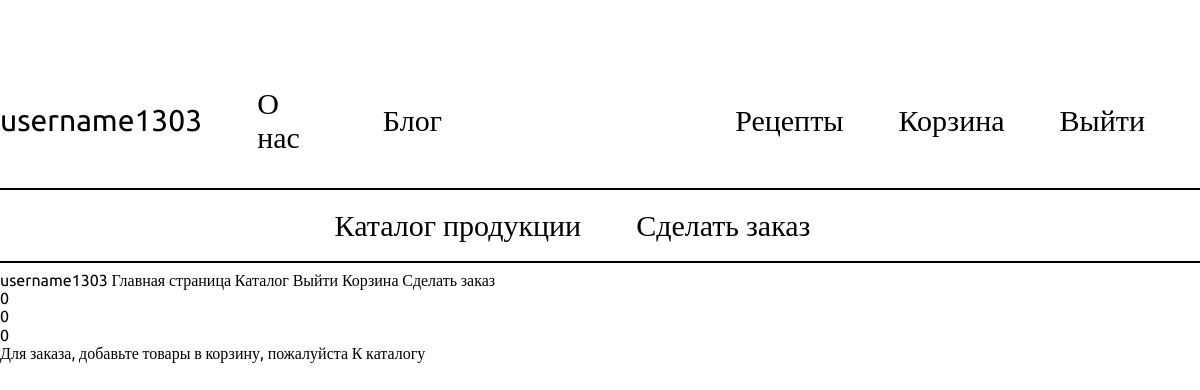
Page /order_create (signed in) on the earlier database version.
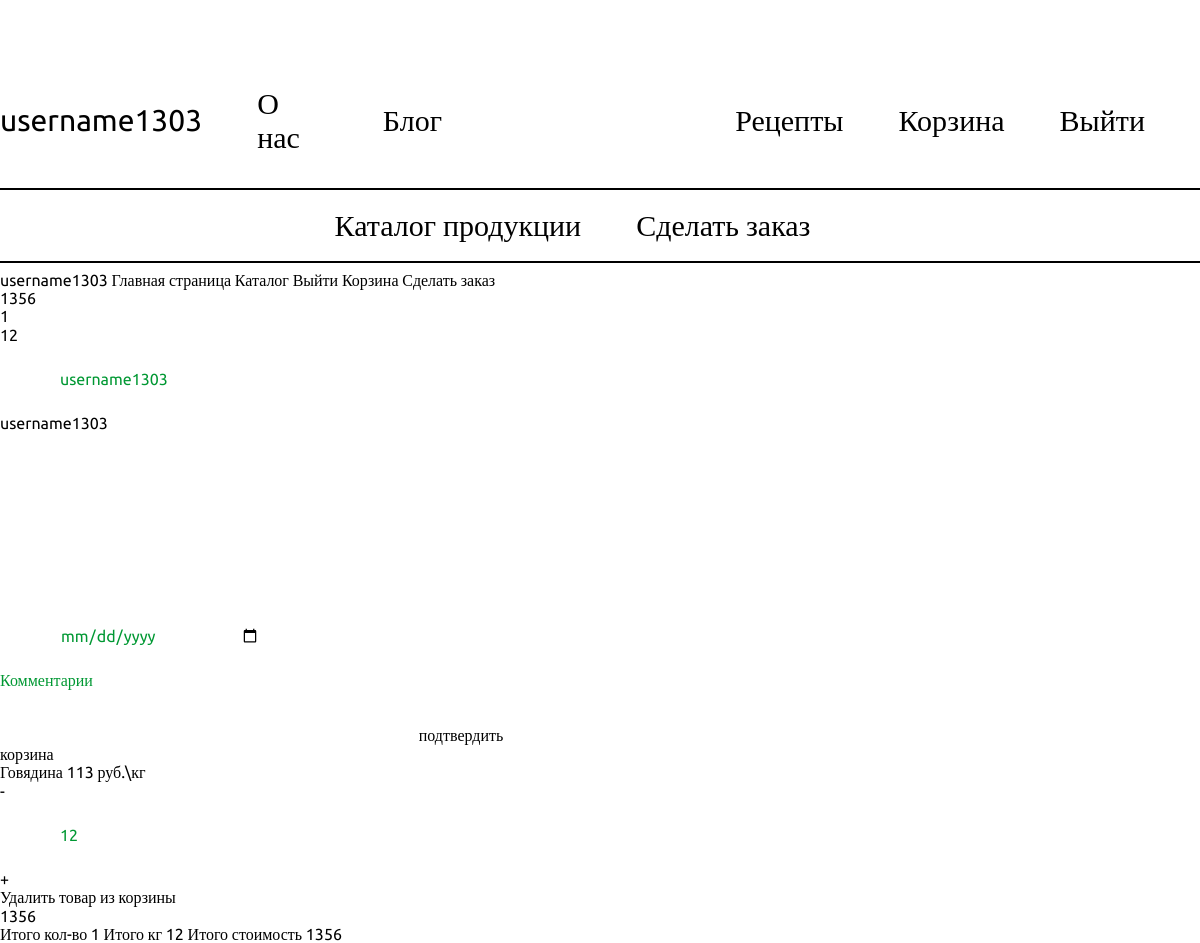
Same page on the later database version.
### butcher_shop_app/models.py (models this page shows)
class UserAdditionalInfo(models.Model):
    user = models.OneToOneField(User, on_delete=models.CASCADE, primary_key=True)
    phone_number = models.CharField(max_length=12, default="")
    address = models.CharField(max_length=250, default="")

class GoodsInShoppingCart(models.Model):
    user = models.ForeignKey(User, on_delete=models.CASCADE)
    product = models.ForeignKey(Product, on_delete=models.CASCADE)
    count = models.PositiveIntegerField(default=0)
    def cost(self):
        return self.product.cost
    def total_cost(self):
        return self.product.cost * self.count

class Product(models.Model):
    name = models.CharField(max_length=200)
    cost = models.PositiveIntegerField()
    category_name = models.ManyToManyField(ProductCategories, default="Вне категорий")
    preview = RichTextField(default="Без описания", max_length=500)
    description = RichTextField(default="Без описания")
    image = models.ImageField(upload_to='img', default="img/1.png")
    def __str__(self):
        return self.name

### butcher_shop_app/views.py (the view, shortened to what this page needs)
# urls.py: path("order_create", order_create_view, name="order_create"),
def order_create_view(request):
    context = {}
    context.update(get_cart_sum_count_kgs(request))
    form = init_order_form(request)
    if context["product_count"]:
        context["form"] = form
    else:
        context["add_product_in_cart"] = "Для заказа, добавьте товары в корзину, пожалуйста"
    context.update(cart_logic(request))
    return render(request, "butcher_shop_app/order_create.html", context)

### butcher_shop_app/forms.py
class OrderForm(forms.ModelForm):
    phone_number = forms.CharField(widget=forms.TextInput(
        attrs={'class': 'username__input', 'placeholder': 'Введите телефон для связи'}))
    address = forms.CharField(required=False, max_length=250, widget=forms.Textarea(
        attrs={"class": "contact__input", "placeholder": "Адресс доставки"}))
    delivery_date = forms.DateTimeField(label="Дата доставки", widget=MyDateInput(
        attrs={"class": "date_input", }))
    comment = forms.CharField(max_length=250, widget=forms.Textarea(
        attrs={"class": "comment_input", "placeholder": "Комментарии"}))
    class Meta:
        model = Order
        fields = ("phone_number", "address", "delivery_date", "comment")

### butcher_shop_app/views.py (called while the page is built, shortened)
def cart_logic(request):
    context = {}
    if request.user.is_authenticated:
        user_cart = GoodsInShoppingCart.objects.filter(user=request.user)
        context["cart"] = user_cart
        context["count_goods_in_cart"] = len(user_cart)
    else:
        shopping_cart_eq = request.session.get('shopping_cart', [])
        count_goods_in_cart = len(shopping_cart_eq)
        context["cart"] = shopping_cart_eq
        context["count_goods_in_cart"] = count_goods_in_cart
    context.update(get_cart_sum_count_kgs(request))
    return context

def get_cart_sum_count_kgs(request):
    cart_info = {}
    products_count_kg = 0
    total_cost = 0
    count = 0
    if request.user.is_authenticated:
        cart = GoodsInShoppingCart.objects.filter(user=request.user)
        for product in cart:
            count += 1
            products_count_kg += product.count
            total_cost += products_count_kg * product.product.cost
    cart_info["products_count_kg"] = products_count_kg
    cart_info["total_cost"] = total_cost
    cart_info["product_count"] = count
    return cart_info

def init_order_form(request):
    initial_dict = {}
    if request.user.is_authenticated:
        user = UserAdditionalInfo.objects.get(user=request.user)
        user_base = User.objects.get(username=request.user)
        phone_number = user.phone_number
        address = user.address
        name = user_base.first_name
        if phone_number:
            initial_dict["phone_number"] = phone_number
        if address:
            initial_dict["address"] = address
        if name:
            initial_dict["name"] = name
    form = OrderForm(initial_dict)
    return form

### butcher_shop_app/Templates/butcher_shop_app/order_create.html (shortened to what this page needs)
{% extends 'butcher_shop_app/base.html' %}
{% block content %}
{{total_cost}}<br>
{{product_count}}<br>
{{products_count_kg}}<br>
{% if add_product_in_cart%}
{{add_product_in_cart}} <a href="http://127.0.0.1:8000/product_list">К каталогу</a>
{% else %}
<form method="post">
    {{form.phone_number}}
    {{form.address}}
    {{form.delivery_date}}
    {{form.comment}}
    <button type="submit">подтвердить</button>
</form>
корзина
{% include "butcher_shop_app/cart_base.html" %}
{% endif %}
{% endblock %}

### butcher_shop_app/Templates/butcher_shop_app/base.html (shortened to what this page needs)
<!DOCTYPE html>
<html>
<head>
    {% load static %}
    <link href="{% static 'butcher_shop_app/css/style.css' %}" rel="stylesheet" type="text/css"/>
    <link href="{% static 'butcher_shop_app/css/normalize.min.css' %}" rel="stylesheet" type="text/css"/>
</head>
<header>
    <nav class="header__nav">
        <a href="{% url 'lk' %}">{{request.user}}</a>
        <a href="#">О нас</a>
        <a href="{% url 'blog_list' %}">Блог</a>
        <a class="logo"></a>
        <a href="{% url 'receipts' %}">Рецепты</a>
        <a href="{% url 'shopping_cart' %}">Корзина</a>
        <a href="{% url 'logout'%}">Выйти</a>
    </nav>
    <hr class="header__line"/>
    <nav class="header__nav">
        <a class="second__nav__a">Каталог продукции</a>
        <a class="second__nav__a">Сделать заказ</a>
    </nav>
    <hr class="header__line"/>
</header>
</head>
<body>
<header>
    <a href="#">{{request.user}}</a>
    <a href="http://127.0.0.1:8000/">Главная страница</a>
    <a href="http://127.0.0.1:8000/product_list">Каталог</a>
    {% if request.user.is_authenticated == False %}
    <a href="http://127.0.0.1:8000/login?next={{request.path}}">Войти</a>
    <a href="http://127.0.0.1:8000/registrations?next={{request.path}}">Регистрация</a>
    {% else %}
    <a href="http://127.0.0.1:8000/logout?next={{request.path}}">Выйти</a>
    {% endif %}
    <a href="http://127.0.0.1:8000/shopping_cart">Корзина</a>
    <a href="http://127.0.0.1:8000/order_create">Сделать заказ</a>
</header>
{% block content %}
{%endblock%}
</body>
</html>

### butcher_shop_app/Templates/butcher_shop_app/cart_base.html (shortened to what this page needs)
{% for product in cart %}
<br>
<div>
    {{product.product}}
    {{product.cost}} руб.\кг
    <form method="post">
        <button type="submit">-</button>
    </form>
    <form method="post">
        <input name="goods_count" type="number" min="1" value="{{product.count}}">
    </form>
    <form method="post">
        <button type="submit">+</button>
    </form>
    <form method="post">
        <button type="submit">Удалить товар из корзины</button>
    </form>
    {{product.total_cost}}
</div>
{% endfor %}
<div>
   Итого кол-во {{product_count}}
    Итого кг {{products_count_kg}}
    Итого стоимость {{total_cost}}
</div>

### butcher_shop_app/static/butcher_shop_app/css/style.css (style rules this page uses)
html { height: 100%; width: 100%; max-width: 1500px; margin-right: auto; margin-left: auto; font-family: Ubuntu; font-weight: 400; }
a { text-decoration: none; color: inherit; }
input { all: unset; color: #009833; padding-left: 60px; width: 200px; display: block; background: white; height: 70px; border-radius: 5px; }
textarea { all: unset; }
::placeholder { color: #009833; }
button { background: none; color: inherit; border: none; padding: 0; font: inherit; cursor: pointer; outline: inherit; }
header { margin-right: auto; margin-left: auto; width: 100%; }
.header__nav { display: flex; justify-content:center; align-items: center; }
.header__nav a { padding-right: 55px; padding-top: 60px; font-size: 30px; }
.header__nav .logo { margin-right: auto; margin-left: auto; padding-right: 0px; width:240px; height: 120px; background: url("img/logo.svg") no-repeat 1px; }
.header__line { border: 1px solid #000000; }
.header__nav .second__nav__a { padding-top: 0; margin-top: 10px; margin-bottom: 10px; }
.comment_input { height: 70px; display: inline-block; background: url("img/comment_icon.svg") no-repeat 15px; background-size: 45px; overflow: auto; }

Differences in the rows shown:
now on this page (row unchanged): UserAdditionalInfo: phone_number "username1303", address "username1303"
added GoodsInShoppingCart: product "Говядина", cost "113", goods_count "12", total_cost "1356"
Other differences:
{{ total_cost }}: "0" → "1356"
{{ product_count }}: "0" → "1"
{{ products_count_kg }}: "0" → "12"
{{ product_count }}: (not shown) → "1"
{{ products_count_kg }}: (not shown) → "12"
{{ total_cost }}: (not shown) → "1356"
{{ add_product_in_cart }}: "Для заказа, добавьте товары в корзину, пожалуйста" → (not shown)
text no longer shown: "К каталогу"
text now shown: "подтвердить корзина Итого кол-во Итого кг Итого стоимость"
